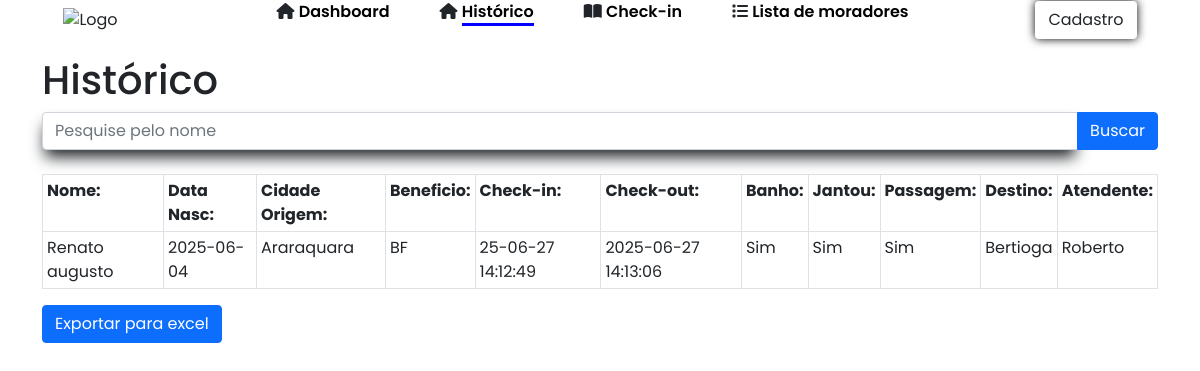
/Paginas/checarlista.php, run on the app's committed database.
### tables this page shows
CREATE TABLE hospedagens(
    id INTEGER PRIMARY KEY AUTOINCREMENT,
    morador_id INTEGER,
    data_checkin text,
    data_checkout text,
    jantou TEXT,
    banho TEXT,
    passagem TEXT,
    destino TEXT,
    atendente TEXT,
    FOREIGN KEY (morador_id) REFERENCES moradores(id)
    );

CREATE TABLE moradores(
    id INTEGER PRIMARY KEY AUTOINCREMENT,
    nome TEXT NOT NULL,
    data_nasc TEXT NOT NULL,
    rg TEXT NOT NULL,
    cpf TEXT NOT NULL,
    cidade_origem TEXT NOT NULL,
    beneficio TEXT NOT NULL
    );

### Paginas/checarlista.php (the view, shortened to what this page needs)
<?php
require '../Formularios/processo.php';
$pesquisa = $_GET['nome'] ?? '';
if($pesquisa){
  $stmt = $db->prepare("SELECT h.id AS hospedagens, h.banho, h.jantou, h.passagem, h.destino, h.atendente,
m.id AS morador_id, m.nome, m.data_nasc, m.rg, m.cpf, m.cidade_origem, m.beneficio, h.data_checkin, h.data_checkout
FROM moradores m
JOIN hospedagens h on m.id = h.morador_id
WHERE h.data_checkout IS NOT NULL and m.nome LIKE ?");
  $stmt->execute(["%$pesquisa%"]);
}
else{
$stmt = $db->prepare("SELECT h.id AS hospedagens, h.banho, h.jantou, h.passagem, h.destino, h.atendente,
m.id AS morador_id, m.nome, m.data_nasc, m.rg, m.cpf, m.cidade_origem, m.beneficio, h.data_checkin, h.data_checkout
FROM moradores m
JOIN hospedagens h on m.id = h.morador_id
WHERE h.data_checkout IS NOT NULL");
$stmt->execute();
}
$moradores = $stmt->fetchAll(PDO::FETCH_ASSOC);
?>
<!DOCTYPE html>
<html lang="pt-BR">
<head>
    <link rel="stylesheet" href="../css/style.css">
    <link rel="stylesheet" href="../css/navbar.css">
    <link rel="stylesheet" href="../css/home.css">
    <link href="https://cdn.jsdelivr.net/npm/bootstrap@5.0.2/dist/css/bootstrap.min.css" rel="stylesheet">
    <link rel="stylesheet" href="https://cdnjs.cloudflare.com/ajax/libs/font-awesome/6.7.2/css/all.min.css">
  </head>
    <body>
 <nav id="navbar">
  <img src="https://www.aparecida.sp.gov.br/img/logo_rodape.png" class="img-fluid " alt="Logo">
   <ul id="nav_list">
        <li class="nav-item">
            <i class="fa-solid fa-house"></i>
          <a href="/Paginas/index.php">Dashboard</a>
          </li>
            <li class="nav-item active">
          <i class="fa-solid fa-house"></i>
          <a href="/Paginas/checarlista.php">Histórico</a>
          </li>
            <li class="nav-item">
          <i class="fa-solid fa-book-open"></i>
          <a href="/Paginas/lista.php">Check-in</a>
          </li>
          <li class="nav-item">
            <i class="fa-solid fa-list"></i>
          <a href="/Paginas/fazcheckin.php">Lista de moradores</a>
          </li>
      </ul>
      <button class ="btn btn-default">
          Cadastro
      </button>
     </nav>
  <main id="content">
        <div class="container pt-3">
        <h1>Histórico</h1>
        <form method="get" action="">
          <div class="input-group">
          <input type="text" class="form-control" placeholder="Pesquise pelo nome" name="nome" value=<?php echo htmlspecialchars($pesquisa);?>>
          <button class="btn btn-primary" type="submit">Buscar</button>
          </div>
        </form><br>
        <?php if (count($moradores) > 0): ?>
        <table class="table table-bordered table-sm table-responsive">
            <tr>
                <th>Nome:</th>
                <th>Data Nasc:</th>
                <th>Cidade Origem:</th>
                <th>Beneficio:</th>
                <th>Check-in:</th>
                <th>Check-out:</th>
                <th>Banho:</th>
                <th>Jantou:</th>
                <th>Passagem:</th>
                <th>Destino:</th>
                <th>Atendente:</th>
            </tr>
            <?php foreach ($moradores as $m): ?>
                <tr>
                <td><?php echo ($m['nome'])?></td>
                <td><?php echo ($m['data_nasc'])?></td>
                <td><?php echo ($m['cidade_origem'])?></td>
                <td><?php echo ($m['beneficio'])?></td>
                <td><?php echo ($m['data_checkin'])?></td>
                <td><?php echo ($m['data_checkout'])?></td>
                <td><?php echo ($m['banho'])?></td>
                <td><?php echo ($m['jantou'])?></td>
                <td><?php echo ($m['passagem'])?></td>
                <td><?php echo ($m['destino'])?></td>
                <td><?php echo ($m['atendente'])?></td>
                </tr>
            <?php endforeach; ?>
        </table>
        <button onclick="exportarTabelaExcel()" class="btn btn-primary">Exportar para excel</button>
        </div>
        <?php else: ?>
          <p>Não foi efetuado nenhum check-out!</p>
        <?php endif; ?>
        </main>
    </body>
    </html>

### css/style.css (style rules this page uses)
* { font-family: 'Poppins', sans-serif; margin: 0; padding: 0; box-sizing: border-box; align-items: center; justify-content: center; }
html { height: 100%; }
form { display: flex; }

### css/navbar.css (style rules this page uses)
#navbar { width: 100%; display: flex; align-items: center; justify-content: space-around; }
#nav_list { display: flex; list-style: none; gap: 50px; }
.nav-item a { text-decoration: none; color: black; font-weight: 600; }
.nav-item.active a { color: black; border-bottom: 3px solid blue; }
.btn-default { border: none; color: white; display: flex; align-items: center; text-decoration: none; background-color: blue; border-radius: 12px; padding: 10px 14px; font-weight: 600; box-shadow: 0 0 10px black; cursor: pointer; transition: background-color .3s ease; }
form { display: flex; justify-content: space-between; flex-direction: column; gap: 30px; height: 100%; }
.form-control { display: flex; align-items: center; background-color: white; box-shadow: 0px 10px 15px -3px; padding: 10px; width: 100%; border: none; border-radius: 8px; }

### data on the page
hospedagens: morador.nome "Renato augusto", morador.data_nasc "2025-06-04", morador.cidade_origem "Araraquara", morador.beneficio "BF", data_checkin "25-06-27 14:12:49", data_checkout "2025-06-27 14:13:06", banho "Sim", jantou "Sim", passagem "Sim", destino "Bertioga", atendente "Roberto"
